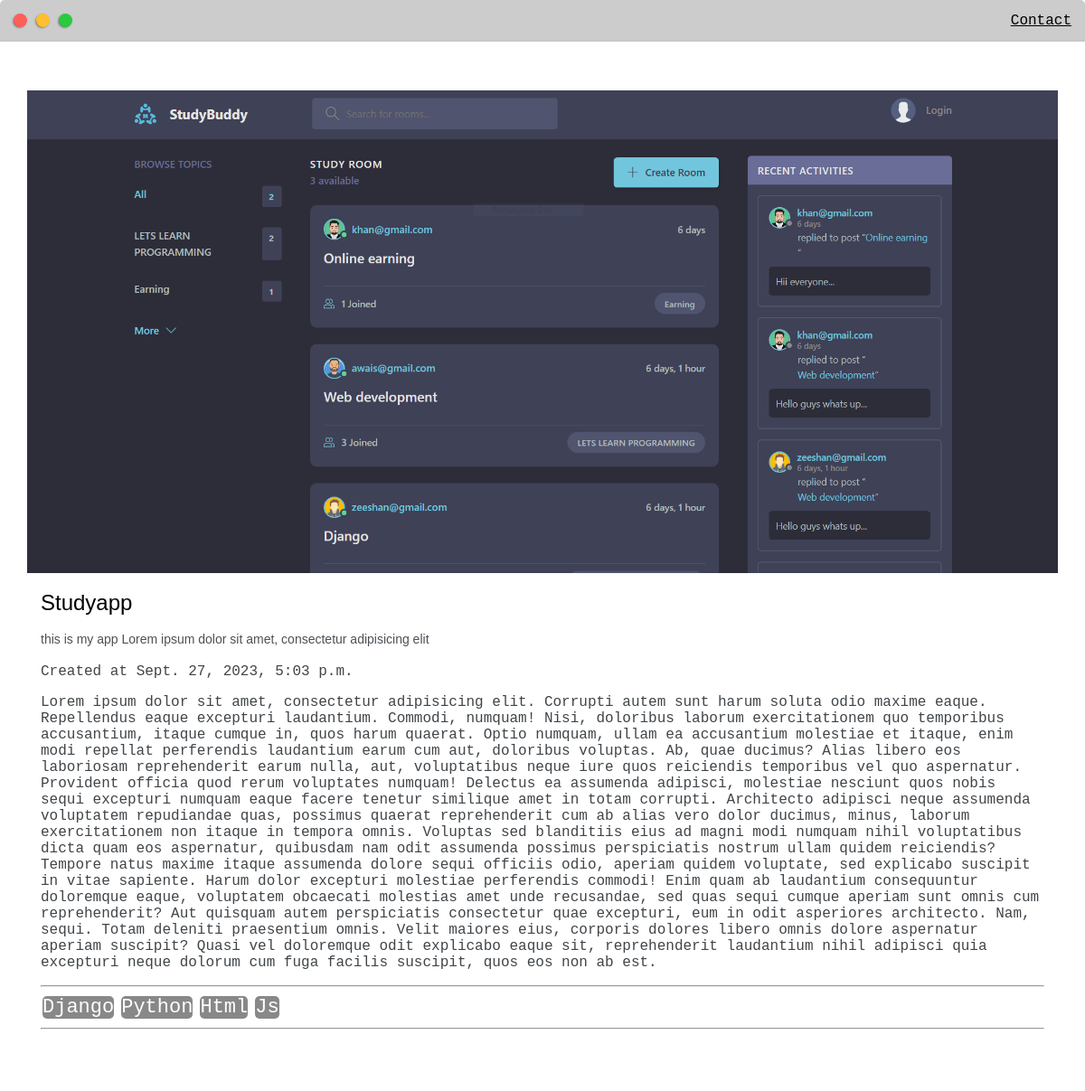
Screenshot of /post/3 with the database file from the repository.
### webapp/models.py (models this page shows, shortened)
class posts(models.Model):
    headline = models.CharField( max_length=50)
    sub_headline = models.CharField( max_length=250)
    thumbnail= models.ImageField(null=True , blank=True , default='desktop wallpaper.jpg')
    body = models.TextField(null=True , blank=True)
    created = models.DateTimeField( auto_now_add=True)
    tags=models.ManyToManyField(tags, null=True)

class tags(models.Model):
    name = models.CharField( max_length=50)
    def __str__(self):
        return self.name

### webapp/views.py (the view)
# urls.py: path('post/<int:pk>' ,views.Post, name='post'),
def Post(request , pk):
    post= posts.objects.get(id=pk)
    return  render(request , 'webapp/posts.html' ,{'post':post })

### webapp/templates/webapp/posts.html (shortened to what this page needs)
{% extends "webapp/base.html" %}
{% block content %}
{% load static %}
<div class='main-container'>
<br>
<br>
<br>
        <img src="{{post.thumbnail.url}}">
        <div class="post-preview">
            <h4 class="post-title">{{post.headline}}</h4>
            <h4 class="post-intro">{{post.sub_headline}}</h4>
            <p >Created at {{post.created}}</p>
            <p >{{post.body}}</p>
            <hr>
                {% for tags  in post.tags.all  %}
                <span class="tags">{{tags}}</span>
                {% endfor %}
                <hr>
                <br>
        </div>
</div>
{% endblock content %}

### static/css/default.css (style rules this page uses)
:root { --mainColor:#cdcccc; --secondaryColor:#fef3f3; --borderColor:#c1c1c1; --mainText:black; --secondaryText:#404549; --themeDotBorder:#24292e; --previewBg:rgb(251, 249, 243, 0.8); --previewShadow:#f0ead6; --buttonColor:rgb(26, 120, 43); }
html, body { padding: 0; margin: 0; scroll-behavior: smooth; }
body * { transition: 0.3s; }
h1, h2, h3, h4, h5, h6, strong { color: var(--mainText); font-family: 'Russo One', sans-serif; font-weight: 500; }
p, li, span, label, input, textarea { color: var(--secondaryText); font-family: 'Roboto Mono', monospace; }
h4 { font-size: 24px; }
.main-container { width: 1200px; margin: 0 auto; }
.post-preview { background-color: #fff; padding:15px; }
.post-title { color:black; margin: 0; }
.post-intro { color:#4b5156; font-size: 14px; }
.tags { display: inline-block; color: #fff; background-color: #3300ff; border-radius: 5px; margin: 2px; padding: 2px , 5px; font-size: 12px; }
@media screen and (max-width: 1200px) { .main-container { width: 95%; } }

### webapp/templates/webapp/base.html (style rules this page uses)
body { padding-bottom: 60px; }

### webapp/templates/webapp/posts.html (style rules this page uses)
img { max-width: 100%; object-fit: cover; }
.tags { display: inline-block; color: #fff; background-color: #888; border-radius: 5px; margin: 2px; padding: 2px , 5px; font-size: 22px; }

### rows the page displays
posts: thumbnail (picture), headline "Studyapp", sub_headline "this is my app Lorem ipsum dolor sit amet, consectetur adipisicing elit", created "Sept. 27, 2023, 5:03 p.m.", body "Lorem ipsum dolor sit amet, consectetur adipisicing elit. Corrupti autem sunt harum soluta odio maxime eaque. Repellendus eaque excepturi laudantium. Commodi, numquam! Nisi, doloribus laborum exercitationem quo temporibus accusantium, itaque cumque in, quos harum quaerat. Optio numquam, ullam ea accusantium molestiae et itaque, enim modi repellat perferendis laudantium earum cum aut, doloribus voluptas. Ab, quae ducimus? Alias libero eos laboriosam reprehenderit earum nulla, aut, voluptatibus neque iure quos reiciendis temporibus vel quo aspernatur. Provident officia quod rerum voluptates numquam! Delectus ea assumenda adipisci, molestiae nesciunt quos nobis sequi excepturi numquam eaque…"
tags: name "Django"
tags: name "Python"
tags: name "Html"
tags: name "Js"
